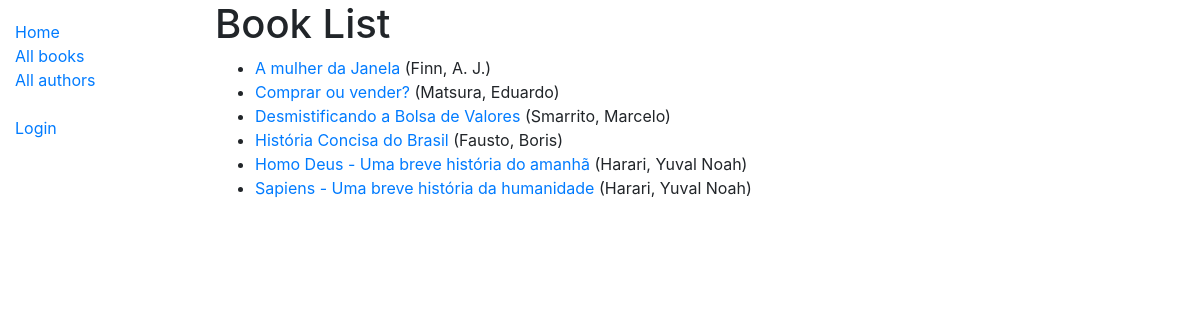
/catalog/books/, run on the app's committed database.
### catalog/models.py (models this page shows, shortened)
class Book(models.Model):
    title = models.CharField(max_length=200)
    author = models.ForeignKey('Author', on_delete=models.SET_NULL, null=True)
    summary = models.TextField(max_length=1000, help_text='Digite uma breve descrição do livro')
    isbn = models.CharField('ISBN', max_length=13, help_text='13 Caracteres <a href="https://www.isbn-international'
                                                             '.org/content/what-isbn">Número ISBN</a>')
    genre = models.ManyToManyField(Genre, help_text='Selecione um genero para este livro')
    language = models.ForeignKey('Language', on_delete=models.SET_NULL, null=True)
    class Meta:
        ordering = ['title', 'author']
    def display_genre(self):
        """Cria uma string para o gênero. Requerido para aparecer em Admin"""
        return ', '.join([genre.name for genre in self.genre.all()[:3]])
    display_genre.short_description = 'Genre'
    def get_absolute_url(self):
        return reverse('book-detail', args=[str(self.id)])

class Author(models.Model):
    first_name = models.CharField(max_length=100)
    last_name = models.CharField(max_length=100)
    date_of_birth = models.DateField(null=True, blank=True)
    date_of_death = models.DateField('died', null=True, blank=True)
    class Meta:
        ordering = ['last_name', 'first_name']
    def __str__(self):
        return f'{self.last_name}, {self.first_name}'

### catalog/views.py (the view)
# urls.py: path('books/', views.BookListView.as_view(), name='books'),
class BookListView(generic.ListView):
    model = Book
    paginate_by = 10
    """
    context_object_name = 'my_book_list'  # Seu nome para a lista como template variável
    queryset = Book.objects.filter(title__icontains='história')[:5]  # obter 5 livros contendo no título história
    template_name = 'books/my_arbitrary_name_list.html'  # Especifique o nome/localização do seu template
    """

### catalog/templates/catalog/book_list.html
{% extends "base_generic.html" %}
{% block content %}
  <h1>Book List</h1>
  {% if book_list %}
  <ul>
    {% for book in book_list %}
      <li>
        <a href="{{ book.get_absolute_url }}">{{ book.title }}</a> ({{book.author}})
      </li>
    {% endfor %}
  </ul>
  {% else %}
    <p>There are no books in the library.</p>
  {% endif %}
{% endblock %}

### data on the page
Book: title "A mulher da Janela", author "Finn, A. J."
Book: title "Comprar ou vender?", author "Matsura, Eduardo"
Book: title "Desmistificando a Bolsa de Valores", author "Smarrito, Marcelo"
Book: title "História Concisa do Brasil", author "Fausto, Boris"
Book: title "Homo Deus - Uma breve história do amanhã", author "Harari, Yuval Noah"
Book: title "Sapiens - Uma breve história da humanidade", author "Harari, Yuval Noah"
